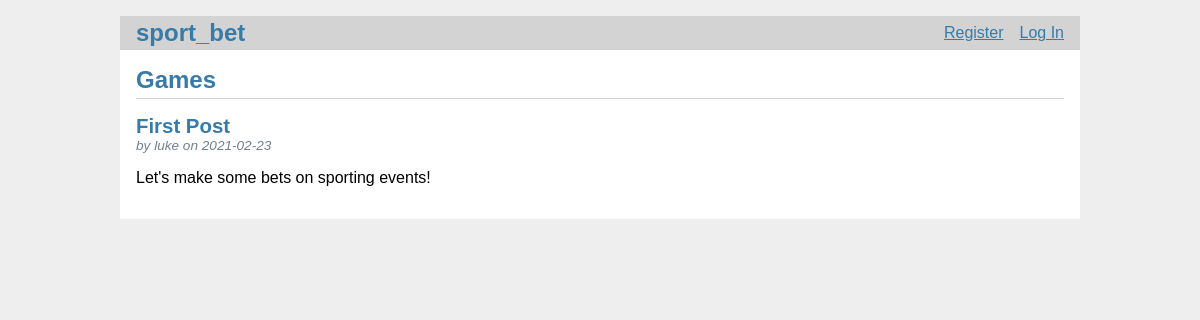
Before: / with the older database file.
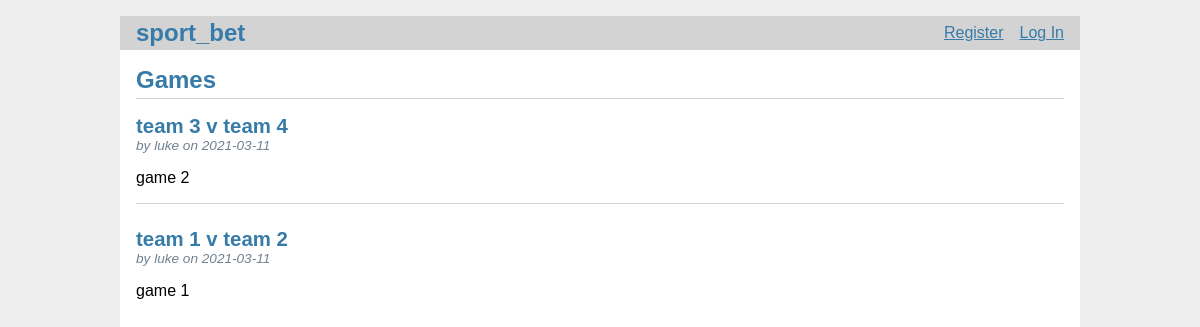
After: the same page with the newer database file.
### tables this page shows
CREATE TABLE post (
  id INTEGER PRIMARY KEY AUTOINCREMENT,
  author_id INTEGER NOT NULL,
  created TIMESTAMP NOT NULL DEFAULT CURRENT_TIMESTAMP,
  title TEXT NOT NULL,
  body TEXT NOT NULL,
  FOREIGN KEY (author_id) REFERENCES user (id)
);

CREATE TABLE user (
  id INTEGER PRIMARY KEY AUTOINCREMENT,
  username TEXT UNIQUE NOT NULL,
  password TEXT NOT NULL,
  admin INTEGER,
  points REAL NOT NULL,
  assets TEXT
);

### sport_bet/gamelist.py (the view)
@bp.route("/")
def index():
    db = get_db()
    posts = db.execute(
        "SELECT p.id, title, body, created, author_id, username"
        " FROM post p JOIN user u ON p.author_id = u.id"
        " ORDER BY created DESC"
    ).fetchall()
    return render_template("gamelist/index.html", posts=posts)

### sport_bet/auth.py (called while the page is built)
@bp.before_app_request
def load_logged_in_user():
    user_id = session.get("user_id")
    if user_id is None:
        g.user = None
    else:
        g.user = (
            get_db().execute("SELECT * FROM user WHERE id = ?", (user_id,)).fetchone()
        )

### sport_bet/db.py (called while the page is built)
def get_db():
    if "db" not in g:
        g.db = sqlite3.connect(
            current_app.config["DATABASE"], detect_types=sqlite3.PARSE_DECLTYPES
        )
        g.db.row_factory = sqlite3.Row
    return g.db

### sport_bet/templates/gamelist/index.html (shortened to what this page needs)
{% extends 'base.html' %}
{% block header %}
  <h1>{% block title %}Games{% endblock %}</h1>
{% endblock %}
{% block content %}
  {% for post in posts %}
    <article class="post">
      <header>
        <div>
          <h1>{{ post['title'] }}</h1>
          <div class="about">by {{ post['username'] }} on {{ post['created'].strftime('%Y-%m-%d') }}</div>
        </div>
      </header>
      <p class="body">{{ post['body'] }}</p>
    </article>
    {% if not loop.last %}
      <hr>
    {% endif %}
  {% endfor %}
{% endblock %}

### sport_bet/templates/base.html (shortened to what this page needs)
<!doctype html>
<link rel="stylesheet" href="{{ url_for('static', filename='style.css') }}">
<nav>
  <h1><a href="{{ url_for('index') }}">sport_bet</a></h1>
  <ul>
    {% if g.user %}
      <li><span>{{ g.user['username'] }}</span>
      <li><a href="{{ url_for('auth.logout') }}">Log Out</a>
    {% else %}
      <li><a href="{{ url_for('auth.register') }}">Register</a>
      <li><a href="{{ url_for('auth.login') }}">Log In</a>
    {% endif %}
  </ul>
</nav>
<section class="content">
  <header>
    {% block header %}{% endblock %}
  </header>
  {% block content %}{% endblock %}
</section>

### sport_bet/static/style.css (style rules this page uses)
h1, h2, h3, h4, h5, h6 { font-family: sans-serif; color: #377ba8; margin: 1rem 0; }
a { color: #377ba8; }
hr { border: none; border-top: 1px solid lightgray; }
nav { background: lightgray; display: flex; align-items: center; padding: 0 0.5rem; }
nav h1 { flex: auto; margin: 0; }
nav h1 a { text-decoration: none; padding: 0.25rem 0.5rem; }
nav ul { display: flex; list-style: none; margin: 0; padding: 0; }
nav ul li a, nav ul li span, header .action { display: block; padding: 0.5rem; }
.content { padding: 0 1rem 1rem; }
.content > header { border-bottom: 1px solid lightgray; display: flex; align-items: flex-end; }
.content > header h1 { flex: auto; margin: 1rem 0 0.25rem 0; }
.post > header { display: flex; align-items: flex-end; font-size: 0.85em; }
.post > header > div:first-of-type { flex: auto; }
.post > header h1 { font-size: 1.5em; margin-bottom: 0; }
.post .about { color: slategray; font-style: italic; }
.post .body { white-space: pre-line; }
.content:last-child { margin-bottom: 0; }

Changed rows visible on the page:
removed post: title "First Post", username "luke", created "2021-02-23", body "Let's make some bets on sporting events!"
added post: title "team 3 v team 4", username "luke", created "2021-03-11", body "game 2"
added post: title "team 1 v team 2", username "luke", created "2021-03-11", body "game 1"
